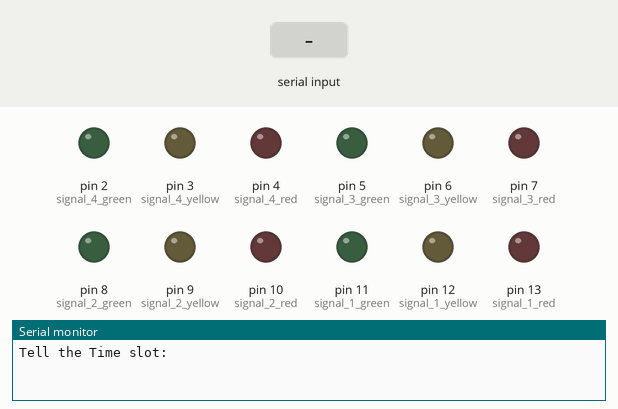
Simulated run of this sketch. Board: Arduino Uno, built with avr-gcc and run on an emulated ATmega328P. On the bench: output pins drawn as LEDs (lit = HIGH), the last lines printed to the serial monitor. The test bench sets the inputs (shaded band).

Above: at 1.2 s.
1.3 s: "90,45\n" received over Serial
At 2.3 s:
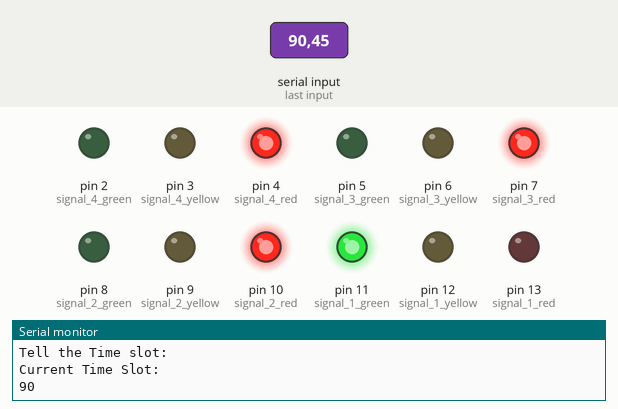
2.8 s: "30,150\n" received over Serial
At 9.7 s:
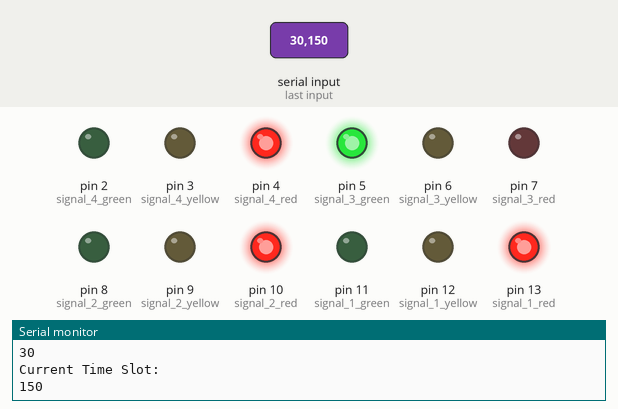
10.8 s: "0\n" received over Serial
At 13.9 s:
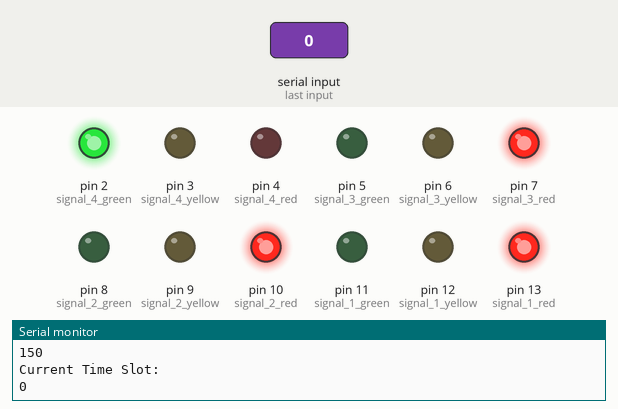
16.8 s: "1\n" received over Serial
At 18.1 s:
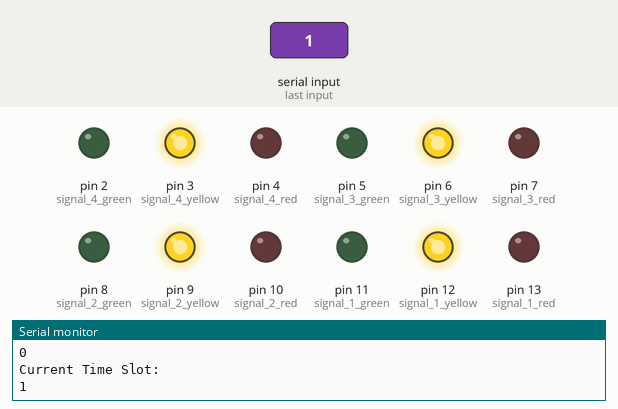
19.8 s: "3\n" received over Serial
At 21.0 s:
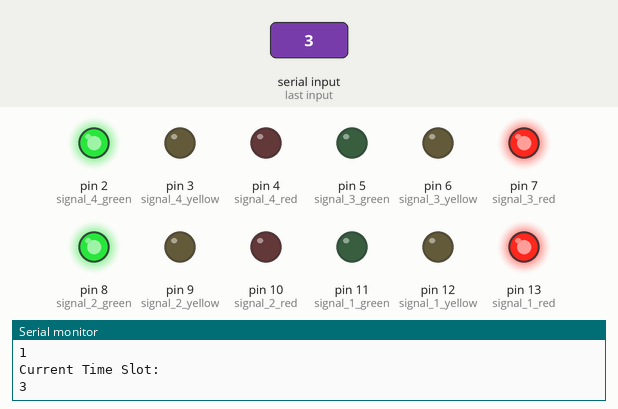
21.3 s: "3\n" received over Serial
At 24.2 s:
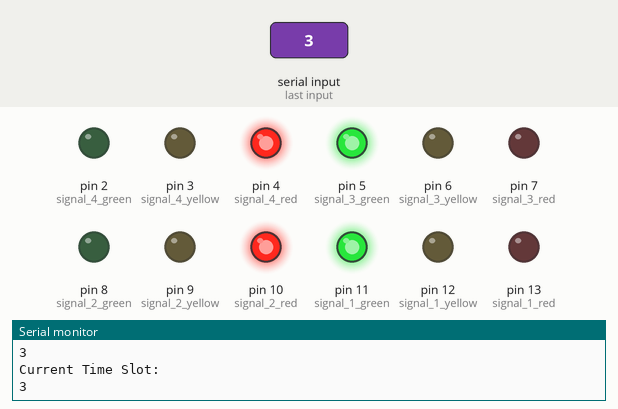
Timing chart, 0 to 28.3 s (numbered marks = the images above; inputs shaded):
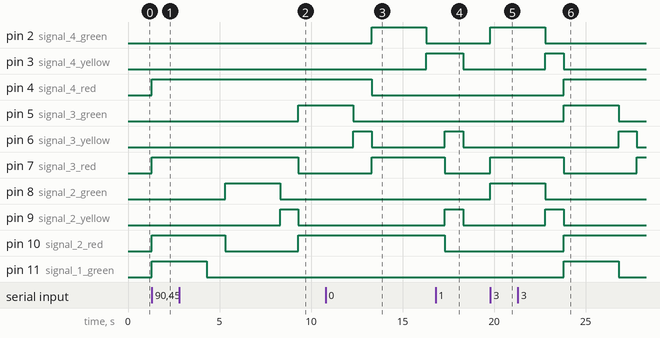

The sketch:

EAHAM_ASS_1.ino
```cpp
// C++ code
//
void setup()
{
  pinMode(13, OUTPUT);  //signal 1 red
   pinMode(12, OUTPUT);   //signal 1 yellow
   pinMode(11, OUTPUT);  //signal 1 green
   pinMode(10, OUTPUT);   //signal 2 red
   pinMode(9, OUTPUT);   //signal 2 yellow
   pinMode(8, OUTPUT);    //signal 2 green
   pinMode(7, OUTPUT);   //signal 3 red
  pinMode(6, OUTPUT);  //signal 3 yellow
  pinMode(5, OUTPUT);    //signal 3 green
  pinMode(4, OUTPUT);    //signal 4 red
  pinMode(3, OUTPUT);   //signal 4 yellow
  pinMode(2, OUTPUT);   //signal 4 green
  Serial.begin(9600);
  Serial.println("Tell the Time slot: ");
}

int time_slot,d=1;
void loop()
{
  while(Serial.available()==0){}
  time_slot=Serial.parseInt();
  Serial.println("Current Time Slot: ");
    Serial.println(time_slot);

  if(time_slot==1)
  {
    for(int i=0;i<4;i++)
    {
      digitalWrite(11-3*i, LOW);//all green off
      digitalWrite(13-3*i, LOW);  //all red off
     digitalWrite(12-3*i, HIGH);//all yellows on
    }
      delay(1000);
    for(int i=0;i<4;i++)
     digitalWrite(12-3*i, LOW);   //all yellows off
     delay(1000);
  }
  else if(time_slot%2==0)
  {
  for(int i=1;i<5;i++)
  {
    if(i==d)                 //d=active signal no.
    {
      digitalWrite(16-3*d, LOW);  //red off
      digitalWrite(14-3*d, HIGH);  //green on
    }
    else
    {
      digitalWrite(16-3*i, HIGH);  //red on
    }
  }
    delay(3000);
    digitalWrite(15-3*d, HIGH);  //yellow on
    digitalWrite(14-3*d, LOW);  //green off
    delay(1000);
    digitalWrite(15-3*d, LOW);  //yellow off
    digitalWrite(16-3*d, HIGH);  //red on
    d=(d)%4+1;
  }
  else if(time_slot==3)
  {
    d=(d+1)%2;
      for(int i=0;i<2;i++)
      {
        digitalWrite(10+3*d-6*i, LOW);  //red off
        digitalWrite(8+3*d-6*i, HIGH);  //green on
        digitalWrite(13-3*d-6*i, HIGH);  //red on
      }
    delay(3000);
    for(int i=0;i<2;i++)
      {
         digitalWrite(8+3*d-6*i, LOW); //green off
        digitalWrite(9+3*d-6*i, HIGH);  // yellow on
      }
    delay(1000);
    for(int i=0;i<2;i++)
    {
     digitalWrite(10+3*d-6*i,HIGH);  //red on
     digitalWrite(9+3*d-6*i, LOW);  //yellow off
    }
    }
}
```

Measured:
- after the input at 1.3 s, pin 4 (signal_4_red), pin 7 (signal_3_red), pin 10 (signal_2_red), pin 11 (signal_1_green): LOW → HIGH at once
- after the input at 2.8 s, pin 5 (signal_3_green): LOW → HIGH after 6.5 s; pin 7 (signal_3_red): HIGH → LOW after 6.5 s
- after the input at 10.8 s, pin 2 (signal_4_green): LOW → HIGH after 2.5 s instead of 3.5 s; pin 3 (signal_4_yellow): LOW → HIGH after 5.5 s; pin 4 (signal_4_red): HIGH → LOW after 2.5 s instead of 3.5 s
- after the input at 16.8 s, pin 3 (signal_4_yellow): HIGH → LOW after 1.5 s instead of 0.51 s; pin 4 (signal_4_red): stays LOW (without the input it goes to HIGH after 0.51 s)
- after the input at 19.8 s, pin 2 (signal_4_green), pin 8 (signal_2_green), pin 13 (signal_1_red): LOW → HIGH at once; pin 4 (signal_4_red), pin 10 (signal_2_red), pin 11 (signal_1_green): stays LOW (without the input it goes to HIGH after 0.51 s); pin 7 (signal_3_red): LOW → HIGH after 0.00 s instead of 0.51 s
- after the input at 21.3 s, pin 5 (signal_3_green), pin 11 (signal_1_green): LOW → HIGH after 2.5 s, → LOW 3.0 s later; pin 6 (signal_3_yellow), pin 12 (signal_1_yellow): LOW → HIGH after 5.5 s, → LOW 1.0 s later; pin 7 (signal_3_red), pin 13 (signal_1_red): HIGH → LOW after 2.5 s, → HIGH 4.0 s later
